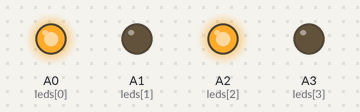
Simulated run of this sketch. Board: Arduino Uno, built with avr-gcc and run on an emulated ATmega328P. Shown: output pins drawn as LEDs (lit = HIGH). Random numbers use the default seed unless the sketch sets one.

Above: at 0.15 s.
At 2.25 s:
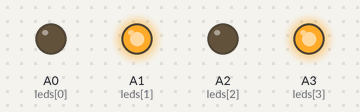
Timing chart, 0 to 3.0 s (numbered marks = the images above):
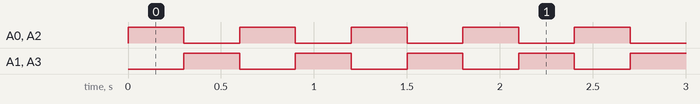

The sketch:

Iluminacoes_LED_cube_2X2.ino
```cpp
/*Iluminações de um cubo de LED 2X2

   Foram criadas três funções de iluminação para um cubo de LED 2X2. Para selecionar a iluminação, só colocar a função escolhida dentro do void loop
   Os LEDs devem estar ligados em pinos analógicos para garantir a compatibilidade com todas as funções. O tamanho do vetor que guarda
   a quantidade de LEDs da primeira camada é definido pela constante TAMANHO, e a constante TEMPO define o intervalo entre os "blinks" das iluminações.
   O cubo de LED é estruturado com duas camadas sobrepostas, de modo que a iluminação pode ser feita utilizando apenas uma camada do cubo,
   já que a segunda apenas imita a primeira.

   Letícia Pegoraro Garcez 2020
*/
#define TAMANHO 4
#define TEMPO 300

int leds[TAMANHO] = {A0, A1, A2, A3};

void aleatorio (void);//iluminação 1
void fade(void);//iluminação 2
void diagonal(void);//iluminação 3

void setup() {
  for (int c = 0; c < TAMANHO; c++) {
    pinMode(leds[c], OUTPUT);
  }

}

void loop() {
  diagonal();
}

void aleatorio(void) {
  randomSeed(millis());//A seed do random vira o tempo atual de execução, o que faz com que as sequencias possam ser diferentes
  digitalWrite(leds[random(0, TAMANHO)], random(0, 2));
  delay(TEMPO);

}

void fade(void) {
  for (int i = 0; i < TAMANHO; i++) {
    for (int c = 0; c < 255; c += 10) {
      analogWrite(leds[i], c);
      delay(TEMPO);
    }
  }
  for (int i = 0; i < TAMANHO; i++) {
    for (int c = 255; c > 0; c -= 10) {
      analogWrite(leds[i], c);
      delay(TEMPO);
    }
  }
}

void diagonal(void) {
  digitalWrite(leds[0], HIGH);
  digitalWrite(leds[1], LOW);
  digitalWrite(leds[2], HIGH);
  digitalWrite(leds[3], LOW);
  delay(TEMPO);
  digitalWrite(leds[0], LOW);
  digitalWrite(leds[1], HIGH);
  digitalWrite(leds[2], LOW);
  digitalWrite(leds[3], HIGH);
  delay(TEMPO);
}
```

Measured:
- by itself, A0 (leds[0]), A1 (leds[1]), A2 (leds[2]), A3 (leds[3]): alternates HIGH for 0.30 s and LOW for 0.30 s
